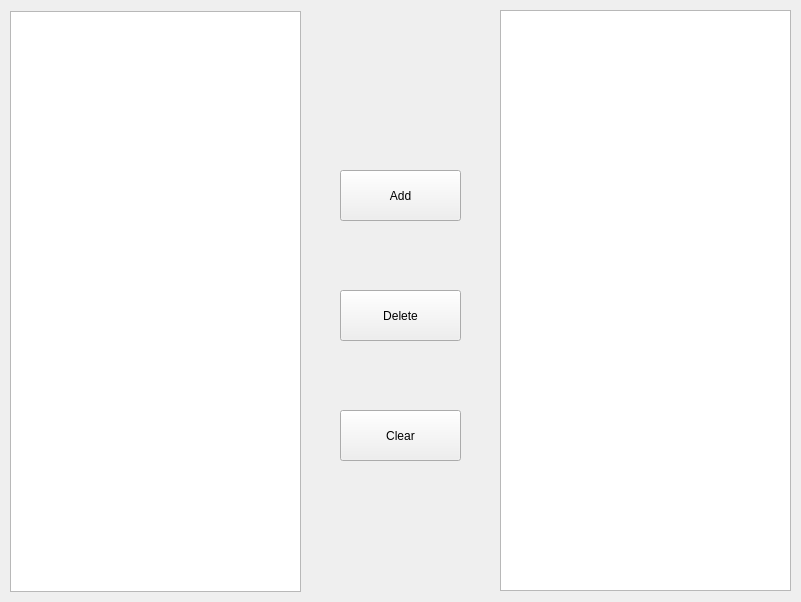
<?xml version="1.0" encoding="UTF-8"?>
<ui version="4.0">
 <class>InstrumentWindow</class>
 <widget class="QWidget" name="InstrumentWindow">
  <property name="windowTitle">
   <string>Form</string>
  </property>
  <widget class="QListView" name="listView_Available">
   <property name="geometry">
    <rect>
     <x>10</x>
     <y>11</y>
     <width>291</width>
     <height>581</height>
    </rect>
   </property>
  </widget>
  <widget class="QPushButton" name="pushButton_Add">
   <property name="geometry">
    <rect>
     <x>340</x>
     <y>170</y>
     <width>121</width>
     <height>51</height>
    </rect>
   </property>
   <property name="text">
    <string>Add</string>
   </property>
  </widget>
  <widget class="QListView" name="listView_Exist">
   <property name="geometry">
    <rect>
     <x>500</x>
     <y>10</y>
     <width>291</width>
     <height>581</height>
    </rect>
   </property>
  </widget>
  <widget class="QPushButton" name="pushButton_Delete">
   <property name="geometry">
    <rect>
     <x>340</x>
     <y>290</y>
     <width>121</width>
     <height>51</height>
    </rect>
   </property>
   <property name="text">
    <string>Delete</string>
   </property>
  </widget>
  <widget class="QPushButton" name="pushButton_Clear">
   <property name="geometry">
    <rect>
     <x>340</x>
     <y>410</y>
     <width>121</width>
     <height>51</height>
    </rect>
   </property>
   <property name="text">
    <string>Clear</string>
   </property>
  </widget>
 </widget>
 <resources/>
 <connections/>
</ui>
